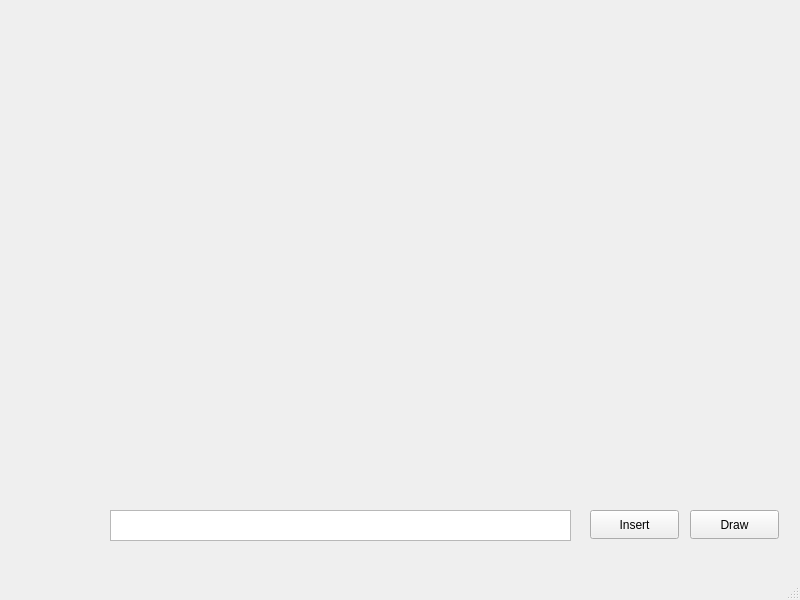
<?xml version="1.0" encoding="UTF-8"?>
<ui version="4.0">
 <class>MainWindow</class>
 <widget class="QMainWindow" name="MainWindow">
  <property name="geometry">
   <rect>
    <x>0</x>
    <y>0</y>
    <width>800</width>
    <height>600</height>
   </rect>
  </property>
  <property name="windowTitle">
   <string>MainWindow</string>
  </property>
  <widget class="QWidget" name="centralwidget">
   <widget class="QTextEdit" name="textEdit">
    <property name="geometry">
     <rect>
      <x>110</x>
      <y>510</y>
      <width>461</width>
      <height>31</height>
     </rect>
    </property>
   </widget>
   <widget class="QPushButton" name="InsertButton">
    <property name="geometry">
     <rect>
      <x>590</x>
      <y>510</y>
      <width>89</width>
      <height>29</height>
     </rect>
    </property>
    <property name="text">
     <string>Insert</string>
    </property>
   </widget>
   <widget class="QPushButton" name="DrawButton">
    <property name="geometry">
     <rect>
      <x>690</x>
      <y>510</y>
      <width>89</width>
      <height>29</height>
     </rect>
    </property>
    <property name="text">
     <string>Draw</string>
    </property>
   </widget>
  </widget>
  <widget class="QMenuBar" name="menubar">
   <property name="geometry">
    <rect>
     <x>0</x>
     <y>0</y>
     <width>800</width>
     <height>25</height>
    </rect>
   </property>
  </widget>
  <widget class="QStatusBar" name="statusbar"/>
 </widget>
 <resources/>
 <connections/>
</ui>
